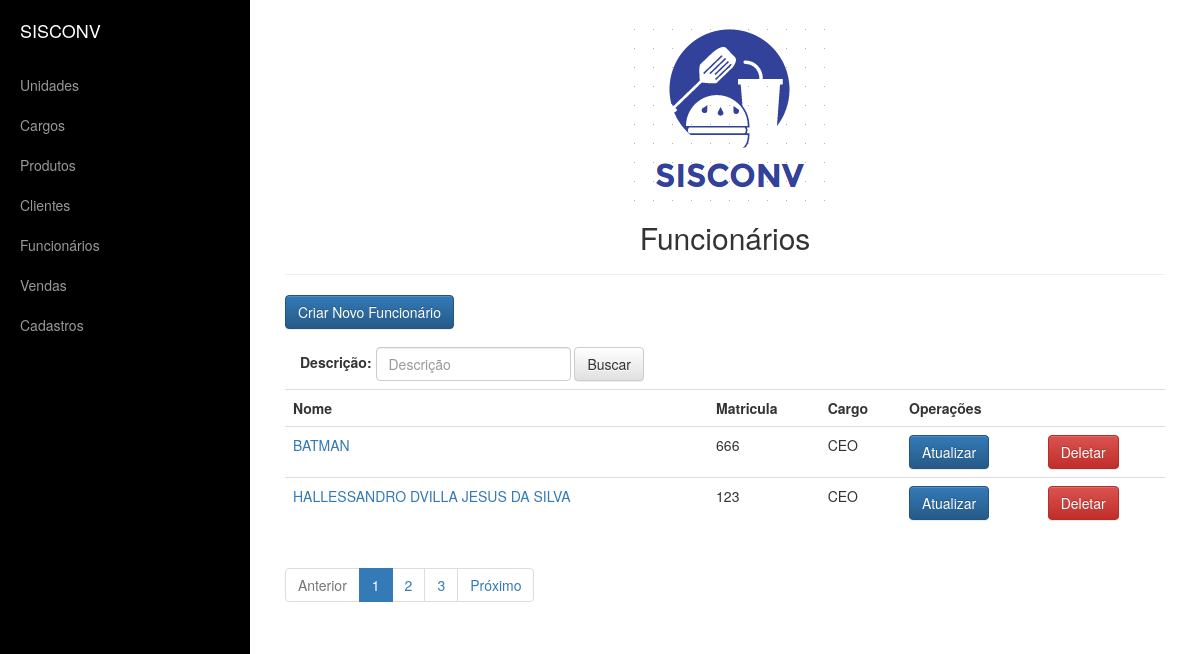
/appvendas/funcionario/list, run on the app's committed database.
### appvendas/models.py (models this page shows, shortened)
class Pessoa(models.Model):
    nome=models.CharField("Nome",max_length=255)
    email=models.EmailField("E-Mail",max_length=200)
    telefone=models.CharField("Telefone",max_length=20)

class Funcionario(Pessoa):
    matricula=models.CharField("Matrícula",max_length=10,unique=True)
    cargo=models.ForeignKey(Cargo,on_delete=models.PROTECT,verbose_name="Cargo")

class Pessoa(models.Model):
    nome=models.CharField("Nome",max_length=255)
    email=models.EmailField("E-Mail",max_length=200)
    telefone=models.CharField("Telefone",max_length=20)

class Cargo(models.Model):
    descricao=models.CharField("Descrição",max_length=150)

### appvendas/views.py (the view)
def funcionario_list(request):
    criterio=request.GET.get('criterio')
    if(criterio):
        funcionarios=Funcionario.objects.filter(nome__contains=criterio)
    else:
        funcionarios = Funcionario.objects.all().order_by('nome')
        criterio=""
    paginator = Paginator(funcionarios, 2)
    page = request.GET.get('page')
    try:
        funcionarios = paginator.page(page)
    except PageNotAnInteger:
        funcionarios = paginator.page(1)
    except EmptyPage:
        funcionarios = paginator.page(paginator.num_pages)
    dados={'funcionarios':funcionarios,'criterio':criterio, 'paginator':paginator, 'page_obj':funcionarios}
    return render(request, 'funcionario/funcionario_list.html', dados)

### templates/funcionario/funcionario_list.html
{% extends 'base.html' %}
{% block conteudo %}
    <center><h2>Funcionários</h2></center>
    <hr>
    <p><a href="{% url 'funcionario_new' %}" class="btn btn-primary" >Criar Novo Funcionário</a></p>
    <form class="navbar-form navbar-left" role="search" method="get" action="{% url 'funcionario_list' %}">
      <div class="form-group">
          <label for="criterio">Descrição:</label>
        <input type="text" id="criterio" name="criterio" value="{{ criterio }}" class="form-control" placeholder="Descrição">
      </div>
      <button type="submit" class="btn btn-default">Buscar</button>
    </form>
    <table class="table table-hover">
  <tr>
    <th>Nome</th>
    <th>Matricula</th>
      <th>Cargo</th>
      <th colspan="2">Operações</th>
  </tr>
    {% for funcionario in funcionarios %}
        <tr>
            <td><a href="{% url 'funcionario_detail' funcionario.pk %}"> {{funcionario.nome | upper }}</a></td>
            <td>{{ funcionario.matricula }}</td>
            <td>{{ funcionario.cargo.descricao }}</td>
            <td><a href="{% url 'funcionario_update' funcionario.pk %}" class="btn btn-primary">Atualizar</a> </td>
            <td><a href="{% url 'funcionario_delete' funcionario.pk %}" class="btn btn-danger">Deletar</a> </td>
        </tr>
    {% endfor %}
</table>
{% include 'utils/paginacao.html' %}
{% endblock %}

### static/css/simple-sidebar.css (style rules this page uses)
body { overflow-x: hidden; }

### data on the page
Funcionario: nome "BATMAN", matricula "666", cargo.descricao "CEO"
Funcionario: nome "HALLESSANDRO DVILLA JESUS DA SILVA", matricula "123", cargo.descricao "CEO"

### other printed values
{{ page }} "1" "2" "3"
